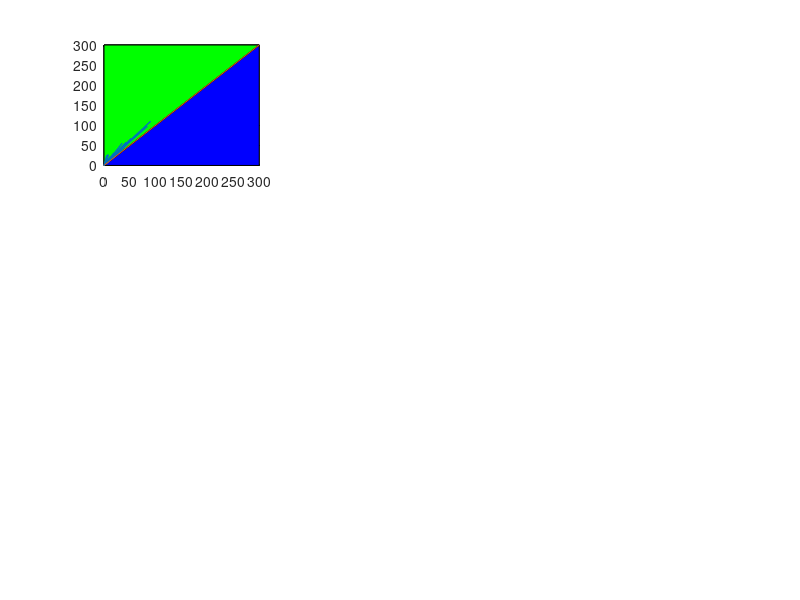

The MATLAB source for this figure: (Note: this script raises an error after producing the figure.)

clear
clc

load param_PertBA0_25pc_AND.mat
load param_SameSA0SB0_AND.mat

low=tri_type_lowBA0;
high=tri_type_highBA0;

nr=length(tri_type_highBA0);

for ii=1:nr

    if tri_type_lowBA0(ii)==1 
        M_state_lowBA0(ii,1)=SNB_lowBA0(ii,3)-SNB_lowBA0(ii,4);
        H_state_lowBA0(ii,1)=SNB_lowBA0(ii,3)-SNB_lowBA0(ii,2);
    elseif tri_type_lowBA0(ii)==3
        M_state_lowBA0(ii,1)=SNB_lowBA0(ii,3)-SNB_lowBA0(ii,4);
        H_state_lowBA0(ii,1)=SNB_lowBA0(ii,3)-SNB_lowBA0(ii,2);
    elseif tri_type_lowBA0(ii)==2 
        M_state_lowBA0(ii,1)=SNB_lowBA0(ii,1)-SNB_lowBA0(ii,4);
        H_state_lowBA0(ii,1)=SNB_lowBA0(ii,3)-SNB_lowBA0(ii,2);
    elseif tri_type_lowBA0(ii)==4 
        M_state_lowBA0(ii,1)=SNB_lowBA0(ii,1)-SNB_lowBA0(ii,4);
        H_state_lowBA0(ii,1)=SNB_lowBA0(ii,3)-SNB_lowBA0(ii,2);
    end


    if tri_type_highBA0(ii)==1 
        M_state_highBA0(ii,1)=SNB_highBA0(ii,3)-SNB_highBA0(ii,4);
        H_state_highBA0(ii,1)=SNB_highBA0(ii,3)-SNB_highBA0(ii,2);
    elseif tri_type_highBA0(ii)==3
        M_state_highBA0(ii,1)=SNB_highBA0(ii,3)-SNB_highBA0(ii,4);
        H_state_highBA0(ii,1)=SNB_highBA0(ii,3)-SNB_highBA0(ii,2);
    elseif tri_type_highBA0(ii)==2
        M_state_highBA0(ii,1)=SNB_highBA0(ii,1)-SNB_highBA0(ii,4);
        H_state_highBA0(ii,1)=SNB_highBA0(ii,3)-SNB_highBA0(ii,2);
    elseif tri_type_highBA0(ii)==4
        M_state_highBA0(ii,1)=SNB_highBA0(ii,1)-SNB_highBA0(ii,4);
        H_state_highBA0(ii,1)=SNB_highBA0(ii,3)-SNB_highBA0(ii,2);
    end

end

low_types=[sum(low==1),sum(low==2),sum(low==3),sum(low==4)];
low_pc=low_types.*100./sum(low_types);

high_types=[sum(high==1),sum(high==2),sum(high==3),sum(high==4)];
high_pc=high_types.*100./sum(high_types);


low_norm_h = H_state_lowBA0./H_state_lowBA0;
high_norm_h = H_state_highBA0./H_state_lowBA0;

lowx_h_high_gt = find(high_norm_h>1);
lowx_h_high_lt = find(high_norm_h<1);
lowx_h_high_eq = find(high_norm_h==1);
tot_h=length(lowx_h_high_gt)+length(lowx_h_high_lt)+length(lowx_h_high_eq);


figure(10)
subplot(3,3,1)

% Define the vertices of the triangle
x1 = [0, 300, 300];
y1 = [0, 0, 300];

% Plot the vertices

plot(x1, y1, 'k-'); % Plot the lines connecting the vertices


fill(x1, y1, 'b'); % Fill the triangle with blue color
hold on

% Define the vertices of the triangle
x2 = [0, 0, 300];
y2 = [0, 300, 300];


plot(x2, y2, 'k-'); % Plot the lines connecting the vertices


fill(x2, y2, 'g'); % Fill the triangle with blue color
hold on

plot(H_state_lowBA0,H_state_highBA0)
hold on
plot([1,300],[1,300])

hstate_cont=([length(lowx_h_high_gt),length(lowx_h_high_lt),length(lowx_h_high_eq)].*100./tot_h)





SNB_OG = SNB(nrr,:);


diff_OG_high = SNB_OG-SNB_highBA0;

pc_moved_high = diff_OG_high.*100./SNB_OG;

avg_pc_moved_high = mean(pc_moved_high);


std_err_high = std(pc_moved_high) ./ sqrt(size(pc_moved_high, 1));

custom_colors = ['r', 'g', 'b','yellow'];


subplot(3,3,3)
bar(avg_pc_moved_high, 'FaceColor', 'flat');
for i = 1:numel(avg_pc_moved_high)
    c = custom_colors(i);
    barh(i, avg_pc_moved_high(i), 'FaceColor', c);
    hold on;
    %errorbar(i, avg_pc_moved_high(i), std_err_high(i), 'k', 'LineWidth', 1);
    errorbar(avg_pc_moved_high(i), i, std_err_high(i), 'horizontal', 'Color', 'k');
end
hold off;

% Reverse the x-axis
set(gca, 'XDir', 'reverse');








